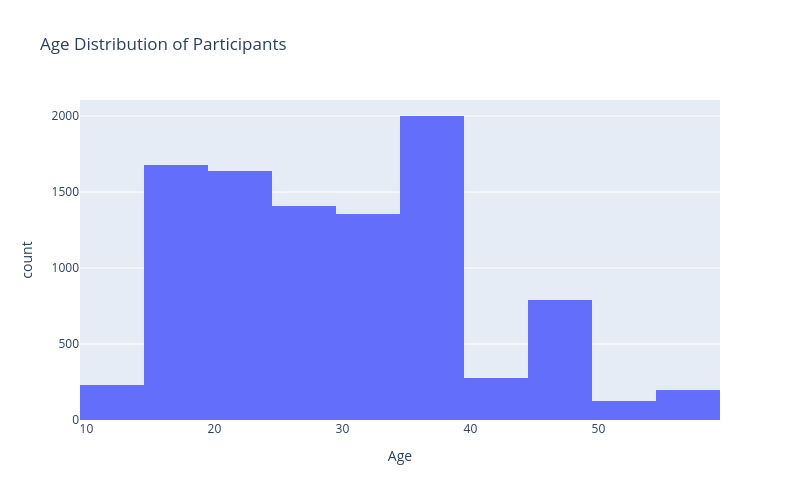

Notebook code for this chart:
### Code cell
fig = px.histogram(
    df.dropna(subset=["age"]),
    x="age",
    nbins=20,
    title="Age Distribution of Participants",
    labels={"age": "Age"}
)

fig.update_layout(
    width=800,
    height=500
)

fig.show()

### Figure 1 — Plotly figure (JSON) as saved in the notebook; plotly's stock layout.template omitted (floating-point values rounded to 4 significant figures; data arrays with more than 128 entries replaced by an {"elided": "..."} marker saying what was removed)
{"data": [{"bingroup": "x", "hovertemplate": "Age=%{x}<br>count=%{y}<extra></extra>", "legendgroup": "", "marker": {"color": "#636efa", "pattern": {"shape": ""}}, "name": "", "nbinsx": 20, "orientation": "v", "showlegend": false, "type": "histogram", "x": {"elided": "9694 float values"}, "xaxis": "x", "yaxis": "y"}], "layout": {"barmode": "relative", "height": 500, "legend": {"tracegroupgap": 0}, "title": {"text": "Age Distribution of Participants"}, "width": 800, "xaxis": {"anchor": "y", "domain": [0, 1], "title": {"text": "Age"}}, "yaxis": {"anchor": "x", "domain": [0, 1], "title": {"text": "count"}}}}
